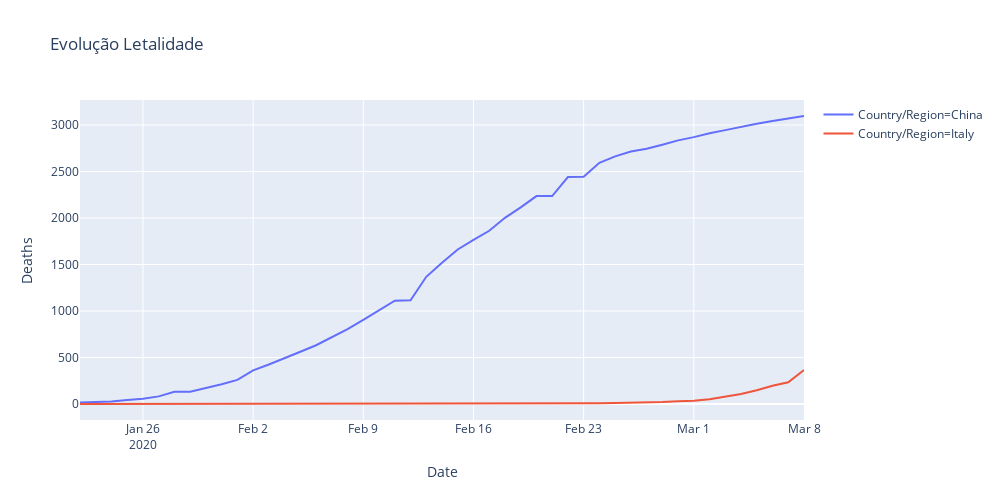

Source (notebook cell):
### Code cell
temp['DeathsAcum'] = temp['Deaths'].cumsum()

fig = px.line(temp, x="Date", y="Deaths",  color='Country/Region', height=500,width=1000,
             title='Evolução Letalidade')
fig.show()
